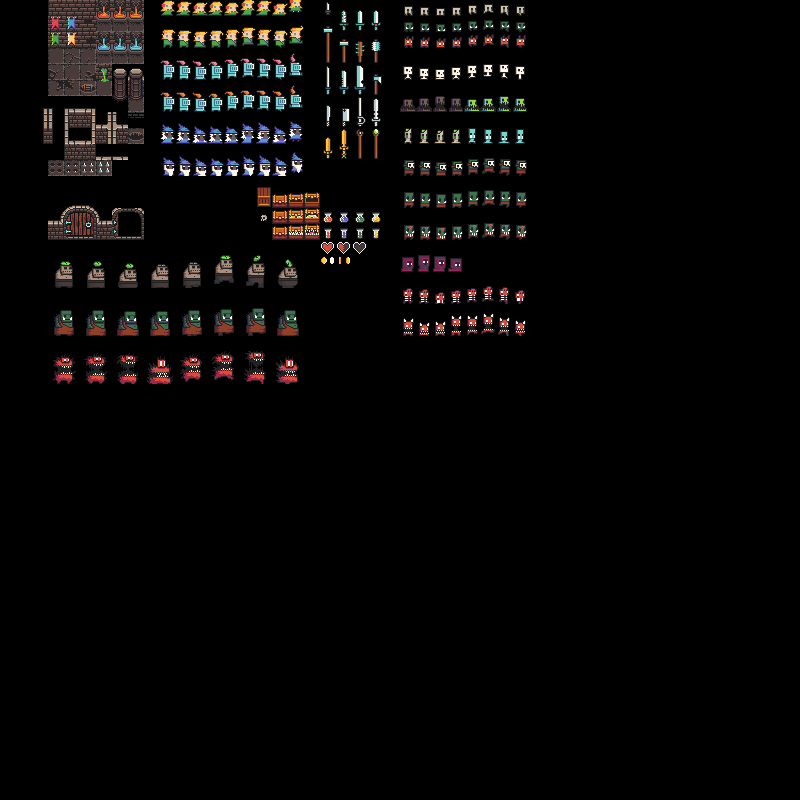

Below is a game level as drawn by its tile map, then a one-line description and the .tmx file that defines it, in full:
An orthogonal 50x50 tile map with 16x16 px tiles, 1 tile layer (ground).

<map version="1.2" tiledversion="1.3.1" orientation="orthogonal" renderorder="right-down" compressionlevel="-1" width="50" height="50" tilewidth="16" tileheight="16" infinite="0" nextlayerid="2" nextobjectid="1">
 <tileset firstgid="1" name="dungeon tile set" tilewidth="512" tileheight="512" tilecount="1" columns="0">
  <grid orientation="orthogonal" width="1" height="1" />
  <tile id="0">
   <image width="512" height="512" source="0x72_DungeonTilesetII_v1.1.png" />
  </tile>
 </tileset>
 <layer id="1" name="ground" width="50" height="50">
  <data encoding="csv">
0,0,0,0,0,0,0,0,0,0,0,0,0,0,0,0,0,0,0,0,0,0,0,0,0,0,0,0,0,0,0,0,0,0,0,0,0,0,0,0,0,0,0,0,0,0,0,0,0,0,
0,0,0,0,0,0,0,0,0,0,0,0,0,0,0,0,0,0,0,0,0,0,0,0,0,0,0,0,0,0,0,0,0,0,0,0,0,0,0,0,0,0,0,0,0,0,0,0,0,0,
0,0,0,0,0,0,0,0,0,0,0,0,0,0,0,0,0,0,0,0,0,0,0,0,0,0,0,0,0,0,0,0,0,0,0,0,0,0,0,0,0,0,0,0,0,0,0,0,0,0,
0,0,0,0,0,0,0,0,0,0,0,0,0,0,0,0,0,0,0,0,0,0,0,0,0,0,0,0,0,0,0,0,0,0,0,0,0,0,0,0,0,0,0,0,0,0,0,0,0,0,
0,0,0,0,0,0,0,0,0,0,0,0,0,0,0,0,0,0,0,0,0,0,0,0,0,0,0,0,0,0,0,0,0,0,0,0,0,0,0,0,0,0,0,0,0,0,0,0,0,0,
0,0,0,0,0,0,0,0,0,0,0,0,0,0,0,0,0,0,0,0,0,0,0,0,0,0,0,0,0,0,0,0,0,0,0,0,0,0,0,0,0,0,0,0,0,0,0,0,0,0,
0,0,0,0,0,0,0,0,0,0,0,0,0,0,0,0,0,0,0,0,0,0,0,0,0,0,0,0,0,0,0,0,0,0,0,0,0,0,0,0,0,0,0,0,0,0,0,0,0,0,
0,0,0,0,0,0,0,0,0,0,0,0,0,0,0,0,0,0,0,0,0,0,0,0,0,0,0,0,0,0,0,0,0,0,0,0,0,0,0,0,0,0,0,0,0,0,0,0,0,0,
0,0,0,0,0,0,0,0,0,0,0,0,0,0,0,0,0,0,0,0,0,0,0,0,0,0,0,0,0,0,0,0,0,0,0,0,0,0,0,0,0,0,0,0,0,0,0,0,0,0,
0,0,0,0,0,0,0,0,0,0,0,0,0,0,0,0,0,0,0,0,0,0,0,0,0,0,0,0,0,0,0,0,0,0,0,0,0,0,0,0,0,0,0,0,0,0,0,0,0,0,
0,0,0,0,0,0,0,0,0,0,0,0,0,0,0,0,0,0,0,0,0,0,0,0,0,0,0,0,0,0,0,0,0,0,0,0,0,0,0,0,0,0,0,0,0,0,0,0,0,0,
0,0,0,0,0,0,0,0,0,0,0,0,0,0,0,0,0,0,0,0,0,0,0,0,0,0,0,0,0,0,0,0,0,0,0,0,0,0,0,0,0,0,0,0,0,0,0,0,0,0,
0,0,0,0,0,0,0,0,0,0,0,0,0,0,0,0,0,0,0,0,0,0,0,0,0,0,0,0,0,0,0,0,0,0,0,0,0,0,0,0,0,0,0,0,0,0,0,0,0,0,
0,0,0,0,0,0,0,0,0,0,0,0,0,0,0,0,0,0,0,0,0,0,0,0,0,0,0,0,0,0,0,0,0,0,0,0,0,0,0,0,0,0,0,0,0,0,0,0,0,0,
0,0,0,0,0,0,0,0,0,0,0,0,0,0,0,0,0,0,0,0,0,0,0,0,0,0,0,0,0,0,0,0,0,0,0,0,0,0,0,0,0,0,0,0,0,0,0,0,0,0,
0,0,0,0,0,0,0,0,0,0,0,0,0,0,0,0,0,0,0,0,0,0,0,0,0,0,0,0,0,0,0,0,0,0,0,0,0,0,0,0,0,0,0,0,0,0,0,0,0,0,
0,0,0,0,0,0,0,0,0,0,0,0,0,0,0,0,0,0,0,0,0,0,0,0,0,0,0,0,0,0,0,0,0,0,0,0,0,0,0,0,0,0,0,0,0,0,0,0,0,0,
0,0,0,0,0,0,0,0,0,0,0,0,0,0,0,0,0,0,0,0,0,0,0,0,0,0,0,0,0,0,0,0,0,0,0,0,0,0,0,0,0,0,0,0,0,0,0,0,0,0,
0,0,0,0,0,0,0,0,0,0,0,0,0,0,0,0,0,0,0,0,0,0,0,0,0,0,0,0,0,0,0,0,0,0,0,0,0,0,0,0,0,0,0,0,0,0,0,0,0,0,
0,0,0,0,0,0,0,0,0,0,0,0,0,0,0,0,0,0,0,0,0,0,0,0,0,0,0,0,0,0,0,0,0,0,0,0,0,0,0,0,0,0,0,0,0,0,0,0,0,0,
0,0,0,0,0,0,0,0,0,0,0,0,0,0,0,0,0,0,0,0,0,0,0,0,0,0,0,0,0,0,0,0,0,0,0,0,0,0,0,0,0,0,0,0,0,0,0,0,0,0,
0,0,0,0,0,0,0,0,0,0,0,0,0,0,0,0,0,0,0,0,0,0,0,0,0,0,0,0,0,0,0,0,0,0,0,0,0,0,0,0,0,0,0,0,0,0,0,0,0,0,
0,0,0,0,0,0,0,0,0,0,0,0,0,0,0,0,0,0,0,0,0,0,0,0,0,0,0,0,0,0,0,0,0,0,0,0,0,0,0,0,0,0,0,0,0,0,0,0,0,0,
0,0,0,0,0,0,0,0,0,0,0,0,0,0,0,0,0,0,0,0,0,0,0,0,0,0,0,0,0,0,0,0,0,0,0,0,0,0,0,0,0,0,0,0,0,0,0,0,0,0,
0,0,0,0,0,0,0,0,0,0,0,0,0,0,0,0,0,0,0,0,0,0,0,0,0,0,0,0,0,0,0,0,0,0,0,0,0,0,0,0,0,0,0,0,0,0,0,0,0,0,
0,0,0,0,0,0,0,0,0,0,0,0,0,0,0,0,0,0,0,0,0,0,0,0,0,0,0,0,0,0,0,0,0,0,0,0,0,0,0,0,0,0,0,0,0,0,0,0,0,0,
0,0,0,0,0,0,0,0,0,0,0,0,0,0,0,0,0,0,0,0,0,0,0,0,0,0,0,0,0,0,0,0,0,0,0,0,0,0,0,0,0,0,0,0,0,0,0,0,0,0,
0,0,0,0,0,0,0,0,0,0,0,0,0,0,0,0,0,0,0,0,0,0,0,0,0,0,0,0,0,0,0,0,0,0,0,0,0,0,0,0,0,0,0,0,0,0,0,0,0,0,
0,0,0,0,0,0,0,0,0,0,0,0,0,0,0,0,0,0,0,0,0,0,0,0,0,0,0,0,0,0,0,0,0,0,0,0,0,0,0,0,0,0,0,0,0,0,0,0,0,0,
0,0,0,0,0,0,0,0,0,0,0,0,0,0,0,0,0,0,0,0,0,0,0,0,0,0,0,0,0,0,0,0,0,0,0,0,0,0,0,0,0,0,0,0,0,0,0,0,0,0,
0,0,1,0,0,0,0,0,0,0,0,0,0,0,0,0,0,0,0,0,0,0,0,0,0,0,0,0,0,0,0,0,0,0,0,0,0,0,0,0,0,0,0,0,0,0,0,0,0,0,
0,0,0,0,0,0,0,0,0,0,0,0,0,0,0,0,0,0,0,0,0,0,0,0,0,0,0,0,0,0,0,0,0,0,0,0,0,0,0,0,0,0,0,0,0,0,0,0,0,0,
0,0,0,0,0,0,0,0,0,0,0,0,0,0,0,0,0,0,0,0,0,0,0,0,0,0,0,0,0,0,0,0,0,0,0,0,0,0,0,0,0,0,0,0,0,0,0,0,0,0,
0,0,0,0,0,0,0,0,0,0,0,0,0,0,0,0,0,0,0,0,0,0,0,0,0,0,0,0,0,0,0,0,0,0,0,0,0,0,0,0,0,0,0,0,0,0,0,0,0,0,
0,0,0,0,0,0,0,0,0,0,0,0,0,0,0,0,0,0,0,0,0,0,0,0,0,0,0,0,0,0,0,0,0,0,0,0,0,0,0,0,0,0,0,0,0,0,0,0,0,0,
0,0,0,0,0,0,0,0,0,0,0,0,0,0,0,0,0,0,0,0,0,0,0,0,0,0,0,0,0,0,0,0,0,0,0,0,0,0,0,0,0,0,0,0,0,0,0,0,0,0,
0,0,0,0,0,0,0,0,0,0,0,0,0,0,0,0,0,0,0,0,0,0,0,0,0,0,0,0,0,0,0,0,0,0,0,0,0,0,0,0,0,0,0,0,0,0,0,0,0,0,
0,0,0,0,0,0,0,0,0,0,0,0,0,0,0,0,0,0,0,0,0,0,0,0,0,0,0,0,0,0,0,0,0,0,0,0,0,0,0,0,0,0,0,0,0,0,0,0,0,0,
0,0,0,0,0,0,0,0,0,0,0,0,0,0,0,0,0,0,0,0,0,0,0,0,0,0,0,0,0,0,0,0,0,0,0,0,0,0,0,0,0,0,0,0,0,0,0,0,0,0,
0,0,0,0,0,0,0,0,0,0,0,0,0,0,0,0,0,0,0,0,0,0,0,0,0,0,0,0,0,0,0,0,0,0,0,0,0,0,0,0,0,0,0,0,0,0,0,0,0,0,
0,0,0,0,0,0,0,0,0,0,0,0,0,0,0,0,0,0,0,0,0,0,0,0,0,0,0,0,0,0,0,0,0,0,0,0,0,0,0,0,0,0,0,0,0,0,0,0,0,0,
0,0,0,0,0,0,0,0,0,0,0,0,0,0,0,0,0,0,0,0,0,0,0,0,0,0,0,0,0,0,0,0,0,0,0,0,0,0,0,0,0,0,0,0,0,0,0,0,0,0,
0,0,0,0,0,0,0,0,0,0,0,0,0,0,0,0,0,0,0,0,0,0,0,0,0,0,0,0,0,0,0,0,0,0,0,0,0,0,0,0,0,0,0,0,0,0,0,0,0,0,
0,0,0,0,0,0,0,0,0,0,0,0,0,0,0,0,0,0,0,0,0,0,0,0,0,0,0,0,0,0,0,0,0,0,0,0,0,0,0,0,0,0,0,0,0,0,0,0,0,0,
0,0,0,0,0,0,0,0,0,0,0,0,0,0,0,0,0,0,0,0,0,0,0,0,0,0,0,0,0,0,0,0,0,0,0,0,0,0,0,0,0,0,0,0,0,0,0,0,0,0,
0,0,0,0,0,0,0,0,0,0,0,0,0,0,0,0,0,0,0,0,0,0,0,0,0,0,0,0,0,0,0,0,0,0,0,0,0,0,0,0,0,0,0,0,0,0,0,0,0,0,
0,0,0,0,0,0,0,0,0,0,0,0,0,0,0,0,0,0,0,0,0,0,0,0,0,0,0,0,0,0,0,0,0,0,0,0,0,0,0,0,0,0,0,0,0,0,0,0,0,0,
0,0,0,0,0,0,0,0,0,0,0,0,0,0,0,0,0,0,0,0,0,0,0,0,0,0,0,0,0,0,0,0,0,0,0,0,0,0,0,0,0,0,0,0,0,0,0,0,0,0,
0,0,0,0,0,0,0,0,0,0,0,0,0,0,0,0,0,0,0,0,0,0,0,0,0,0,0,0,0,0,0,0,0,0,0,0,0,0,0,0,0,0,0,0,0,0,0,0,0,0,
0,0,0,0,0,0,0,0,0,0,0,0,0,0,0,0,0,0,0,0,0,0,0,0,0,0,0,0,0,0,0,0,0,0,0,0,0,0,0,0,0,0,0,0,0,0,0,0,0,0
</data>
 </layer>
</map>
